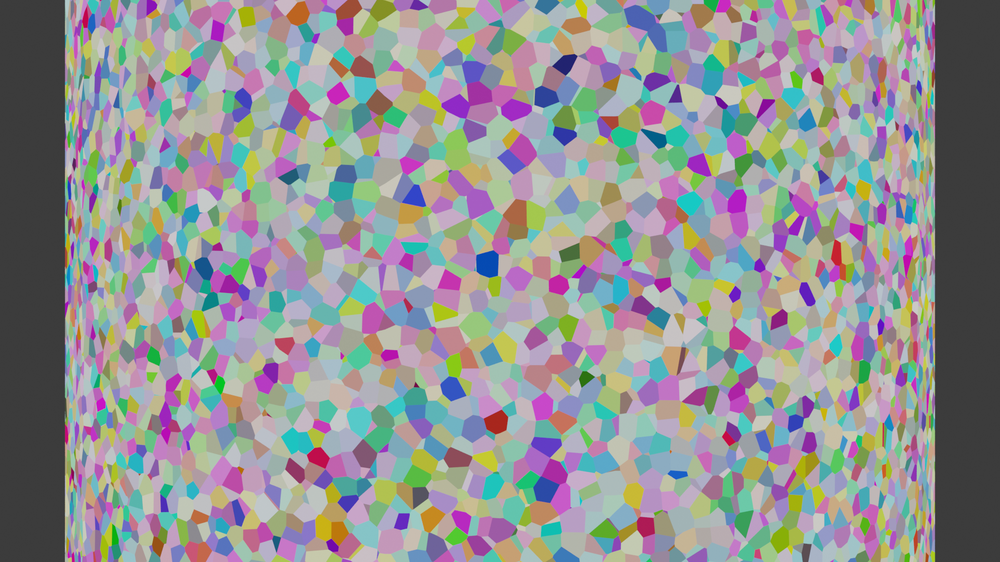
#> input picture MultiView/Synthetic_OctPrism/0001.png, 1000 x 562 px, shrunk from 1920 x 1080 before the run
$ python Run_FeatureMatch3.py
#> lines starting #> are read from the running program, lines starting #| are printed output that depends on the picture
# https://docs.opencv.org/3.4/dc/dc3/tutorial_py_matcher.html

# commandline examples
# python Run_FeatureMatch3.py --img1 Synthetic_OctPrism/0001.png --img2 Synthetic_OctPrism/0002.png --img3 Synthetic_OctPrism/0003.png --cam1id=1, --cam2id=2, --cam3id=3 --result_csv 01_02_03.csv

import argparse
from Common import *
import numpy as np
import cv2 as cv
import os


def Extract_GoodMatches(matches, ratio):
    good = []
    for m, n in matches:
        if m.distance < ratio * n.distance:
            good.append(m)
    return good


def Find_QueryIdx(matches, idx):
    for i, m in enumerate(matches):
        if m.queryIdx == idx:
            return m
    return None


def Ransac_Homography_Mask(src_pts, dst_pts, ransac_threshold):
    # 参考: Run_FeatureMatch.py の SIFT_FLANN2 と同様の外れ値除去
    M, mask = cv.findHomography(src_pts, dst_pts, cv.RANSAC, ransac_threshold)
    if M is None or mask is None:
        # ホモグラフィ推定失敗: 全点を外れ値扱い(トリプレットは作られない)
        print("Ransac_Homography_Mask: findHomography failed")
        return [0] * len(src_pts)
    return mask.ravel().tolist()


def SIFT_FLANN3(img1, img2, img3, ratio=0.7, ransac_threshold=35.0):
    sift = cv.SIFT_create()
    kp1, des1 = sift.detectAndCompute(img1, None)
    kp2, des2 = sift.detectAndCompute(img2, None)
    kp3, des3 = sift.detectAndCompute(img3, None)

    FLANN_INDEX_KDTREE = 1
    index_params = dict(algorithm=FLANN_INDEX_KDTREE, trees=5)
    search_params = dict(checks=50)
    flann = cv.FlannBasedMatcher(index_params, search_params)

    matches12 = flann.knnMatch(des1, des2, k=2)
    matches23 = flann.knnMatch(des2, des3, k=2)

    good12 = Extract_GoodMatches(matches12, ratio)
    good23 = Extract_GoodMatches(matches23, ratio)

    if len(good12) >= 4 and len(good23) >= 4:
        src12 = np.float32([kp1[m.queryIdx].pt for m in good12]).reshape(-1, 1, 2)
        dst12 = np.float32([kp2[m.trainIdx].pt for m in good12]).reshape(-1, 1, 2)
        mask12 = Ransac_Homography_Mask(src12, dst12, ransac_threshold)

        src23 = np.float32([kp2[m.queryIdx].pt for m in good23]).reshape(-1, 1, 2)
        dst23 = np.float32([kp3[m.trainIdx].pt for m in good23]).reshape(-1, 1, 2)
        mask23 = Ransac_Homography_Mask(src23, dst23, ransac_threshold)
    else:
        mask12 = [1] * len(good12)
        mask23 = [1] * len(good23)

    xyz_triplet = []
    for i, m in enumerate(good12):
        if mask12[i] == 0:
            continue
        m23 = Find_QueryIdx(good23, m.trainIdx)
        if m23 != None:
            j = good23.index(m23)
            if mask23[j] == 0:
                continue
            # print(
            #    f"kp1 {kp1[m.queryIdx].pt} kp2 {kp2[m.trainIdx].pt} kp3{kp3[m23.trainIdx].pt}"
            # )
            xyz_triplet.append(
                [kp1[m.queryIdx].pt, kp2[m.trainIdx].pt, kp3[m23.trainIdx].pt]
            )
    return xyz_triplet


def Run_FeatureMatch3(
    img1_path,
    cam1_id,
    img2_path,
    cam2_id,
    img3_path,
    cam3_id,
    result_csv,
    lowes_ratio,
    ransac_threshold,
):
#> called with img1_path = 'Synthetic_OctPrism/0001.png', cam1_id = 1, img2_path = 'Synthetic_OctPrism/0002.png', cam2_id = 2, img3_path = 'Synthetic_OctPrism/0003.png', cam3_id = 3, result_csv = 'tmp/op0001_0002_0003.csv', lowes_ratio = 0.7
    img1 = cv.imread(img1_path, cv.IMREAD_GRAYSCALE)
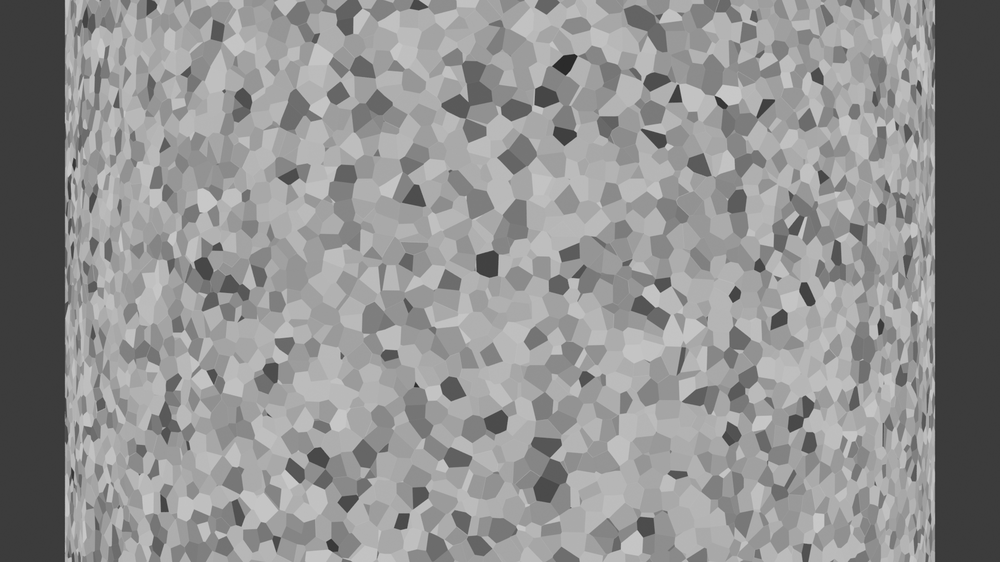
#> img1: shape (562, 1000); min 30, max 208, mean 145.4
    img2 = cv.imread(img2_path, cv.IMREAD_GRAYSCALE)
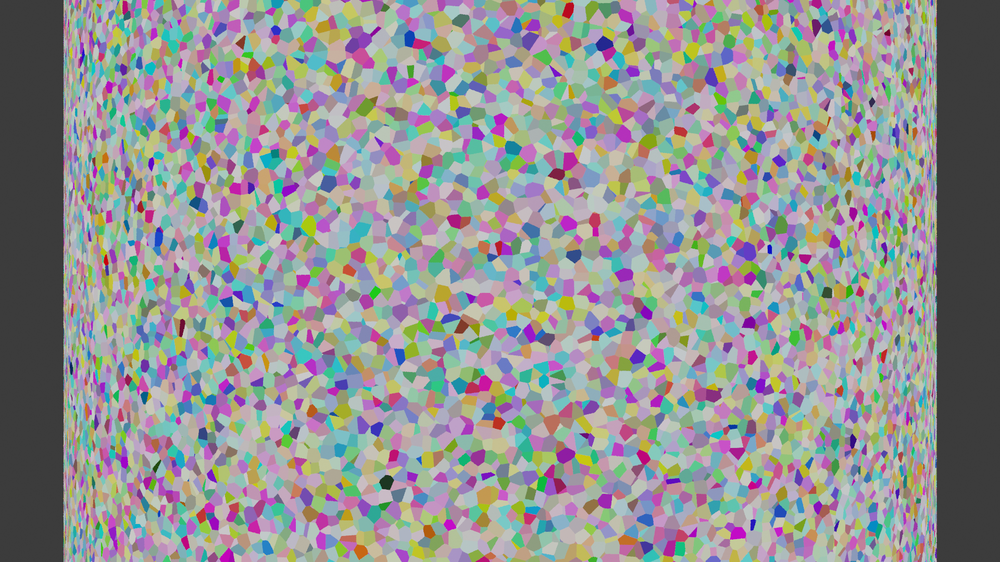
#> input picture MultiView/Synthetic_OctPrism/0002.png, 1000 x 562 px, shrunk from 1920 x 1080 before the run
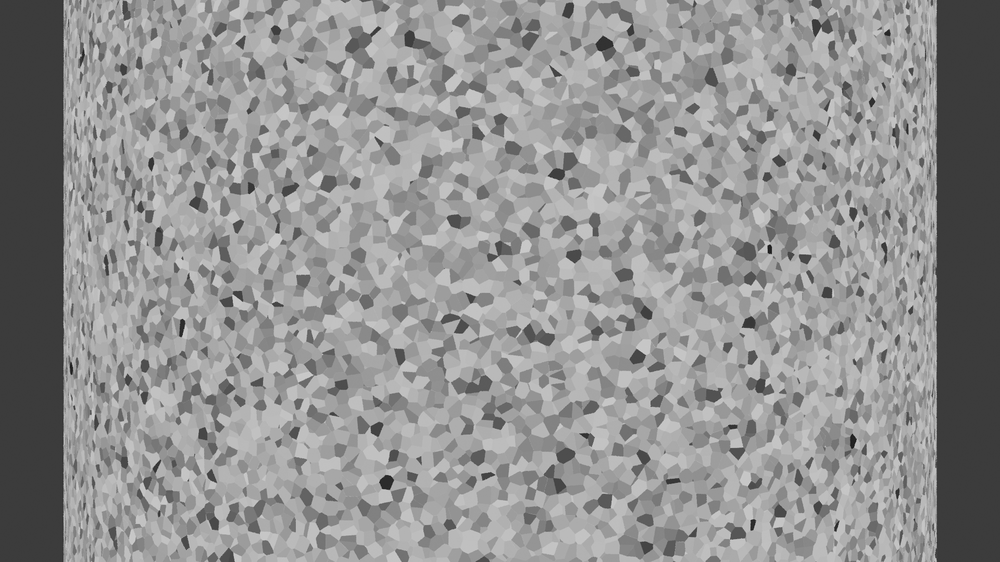
#> img2: shape (562, 1000); min 22, max 210, mean 146.3
    img3 = cv.imread(img3_path, cv.IMREAD_GRAYSCALE)
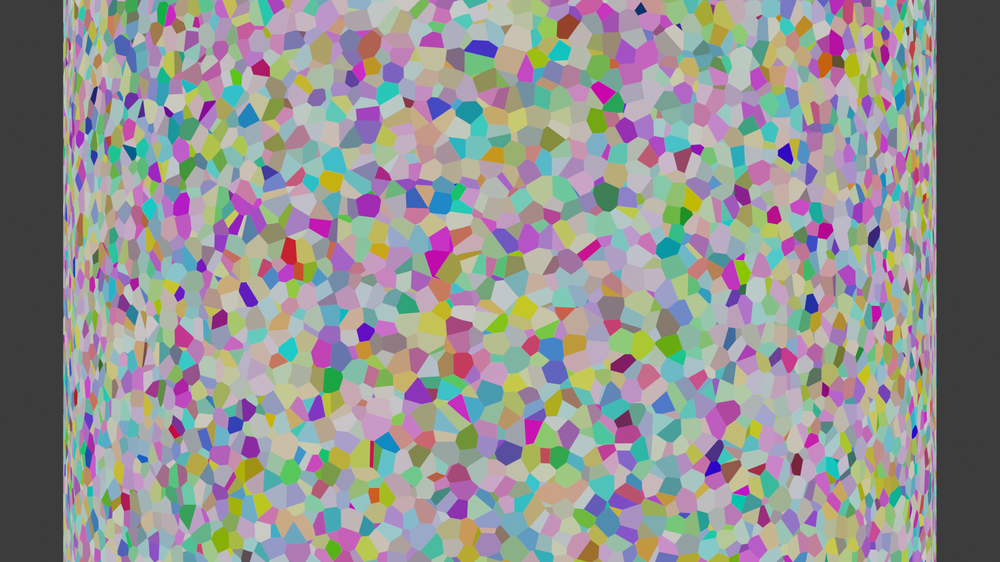
#> input picture MultiView/Synthetic_OctPrism/0003.png, 1000 x 562 px, shrunk from 1920 x 1080 before the run
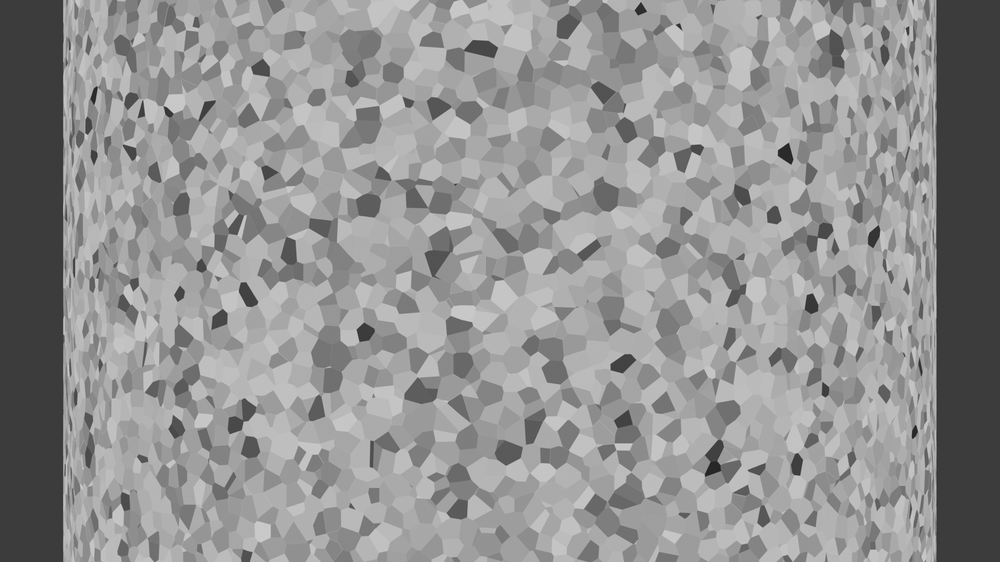
#> img3: shape (562, 1000); min 32, max 208, mean 146.4

    img1_shape = img1.shape
#> img1_shape = (562, 1000)
    xyz_triplet = SIFT_FLANN3(img1, img2, img3, lowes_ratio, ransac_threshold)
#> in SIFT_FLANN3, `kp1, des1 = sift.detectAndCompute(img1, None)`: kp1 = 2580 keypoints; strongest (x, y, size): (565, 64, 12.3), (676, 97, 8), (720, 102, 5.7), (416, 385, 2.8)
#> in SIFT_FLANN3, `kp2, des2 = sift.detectAndCompute(img2, None)`: kp2 = 4737 keypoints; strongest (x, y, size): (386, 482, 8.7), (769, 248, 3.6), (753, 522, 4.1), (888, 33, 3.8)
#> in SIFT_FLANN3, `kp3, des3 = sift.detectAndCompute(img3, None)`: kp3 = 2711 keypoints; strongest (x, y, size): (785, 153, 9.7), (640, 9, 6.7), (915, 432, 4.9), (168, 112, 5.1)
#> in SIFT_FLANN3, `matches12 = flann.knnMatch(des1, des2, k=2)`: matches12 = 2580 matches
#> in SIFT_FLANN3, `matches23 = flann.knnMatch(des2, des3, k=2)`: matches23 = 4737 matches
#> after the loop in Extract_GoodMatches, `for m, n in matches:`: good = 47 matches
#> after the loop in Extract_GoodMatches (call 2), `for m, n in matches:`: good = 45 matches
#> in SIFT_FLANN3, `src12 = np.float32([kp1[m.queryIdx].pt for m in good12]).reshape(-1, 1..`: src12 = 47 rows, first 8: [98.42, 172.4], [149.4, 75.52], [159.6, 461.7], [181.6, 428], [218.2, 550.1], [221.9, 507.3], [239.4, 492.4], [252.6, 423.3]
#> in SIFT_FLANN3, `dst12 = np.float32([kp2[m.trainIdx].pt for m in good12]).reshape(-1, 1..`: dst12 = 47 rows, first 8: [408.6, 85.95], [215.1, 481], [462.3, 413.9], [774.1, 128.5], [490.1, 50.28], [338.3, 103.4], [542.7, 80.17], [407.9, 316.5]
#> in Ransac_Homography_Mask, `M, mask = cv.findHomography(src_pts, dst_pts, cv.RANSAC, ransac_thresh..`: M = [[-0.355, -0.245, 368.8], [-0.0571, -0.13, 99.78], [-0.000751, -0.00105, 1]]; mask = 47 values, max 1 at index 0, min 0 at index 1, mean 0.128
#> in SIFT_FLANN3, `mask12 = Ransac_Homography_Mask(src12, dst12, ransac_threshold)`: mask12 has the same summary as mask in Ransac_Homography_Mask
#> in SIFT_FLANN3, `src23 = np.float32([kp2[m.queryIdx].pt for m in good23]).reshape(-1, 1..`: src23 = 45 rows, first 8: [62.01, 95.51], [62.33, 275.1], [62.44, 377.8], [70.46, 75.77], [112.5, 484], [127.5, 228.1], [159.9, 316], [181, 60.19]
#> in SIFT_FLANN3, `dst23 = np.float32([kp3[m.trainIdx].pt for m in good23]).reshape(-1, 1..`: dst23 = 45 rows, first 8: [939.2, 245.7], [939.2, 245.7], [939.2, 245.7], [924.1, 111.8], [85.79, 60.78], [907.8, 33.22], [866.6, 25.47], [608, 146.8]
#> in SIFT_FLANN3, `mask23 = Ransac_Homography_Mask(src23, dst23, ransac_threshold)`: mask23 = 45 values, max 1 at index 0, min 0 at index 3, mean 0.133
#> the loop in SIFT_FLANN3, `for i, m in enumerate(good12):` made 47 passes
#> j on passes 1, 24: 19, 15
#> after the loop in SIFT_FLANN3, `for i, m in enumerate(good12):`: xyz_triplet = []
#> xyz_triplet = []

    print(
        f"triplet count={len(xyz_triplet)} (Lowe's ratio={lowes_ratio}, ransac_threshold={ransac_threshold})"
    )
#| triplet count=0 (Lowe's ratio=0.7, ransac_threshold=35.0)

    if len(xyz_triplet) < 8:
        print("  skip: not enough 3-cam feature point triplets")
        return False

    # CSVを出力します。
    shift_xy = np.array([-img1_shape[1] * 0.5, -img1_shape[0] * 0.5])
    CSV_Write_MatchedPointList3(
        result_csv, xyz_triplet, shift_xy, [cam1_id, cam2_id, cam3_id]
    )
    return True


if __name__ == "__main__":
    parser = argparse.ArgumentParser(
        description="reads two images, write two cam feature point list csv"
    )
    parser.add_argument(
        "--img1",
        type=str,
        help="image 1 png file",
        default="Synthetic_OctPrism/0001.png",
    )
    parser.add_argument(
        "--cam1id",
        type=int,
        default=1,
        help="image 1 camera id",
    )
    parser.add_argument(
        "--img2",
        type=str,
        help="image 2 png file",
        default="Synthetic_OctPrism/0002.png",
    )
    parser.add_argument(
        "--cam2id",
        type=int,
        default=2,
        help="image 2 camera id",
    )
    parser.add_argument(
        "--img3",
        type=str,
        help="image 3 png file",
        default="Synthetic_OctPrism/0003.png",
    )
    parser.add_argument(
        "--cam3id",
        type=int,
        default=3,
        help="image 3 camera id",
    )
    parser.add_argument(
        "--result_feature_point_list_csv",
        type=str,
        help="CSV file to write 3 cam feature point list",
        default="tmp/op0001_0002_0003.csv",
    )
    parser.add_argument(
        "--lowes_ratio",
        type=float,
        default=0.7,
        help="Lowe ratio test threshold (0.7 default, larger = more candidates)",
    )
    parser.add_argument(
        "--ransac_threshold",
        type=float,
        default=35.0,
        help="RANSAC homography reprojection threshold (larger = more candidates)",
    )
    args = parser.parse_args()

    Run_FeatureMatch3(
        args.img1,
        args.cam1id,
        args.img2,
        args.cam2id,
        args.img3,
        args.cam3id,
        args.result_feature_point_list_csv,
        args.lowes_ratio,
        args.ransac_threshold,
    )
